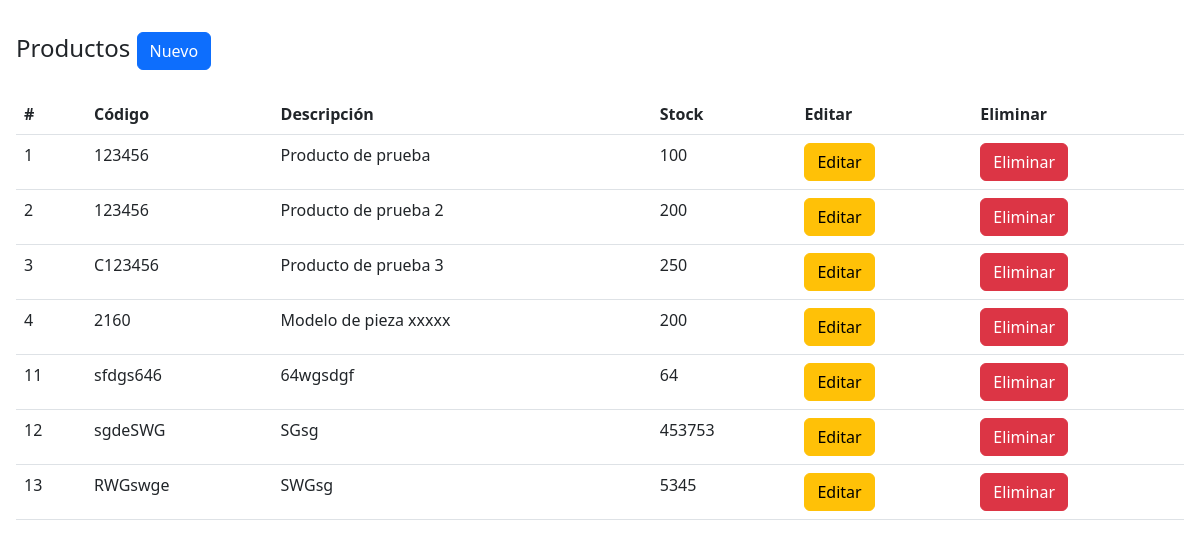
The page / on the database its author committed.
### tables this page shows
CREATE TABLE `productos` (
  `id` int(11) NOT NULL,
  `codigo` varchar(20) NOT NULL,
  `descripcion` tinytext NOT NULL,
  `inventariable` tinyint(4) NOT NULL,
  `stock` int(11) NOT NULL,
  `activo` tinyint(11) NOT NULL
);

### index.php (the view, shortened to what this page needs)
<?php
$db = new Database();
$con = $db->conectar();
$sql = "SELECT id, codigo, descripcion, stock FROM productos";
$comando = $con->prepare($sql);
$comando->execute();
$resultado = $comando->fetchAll();
?>
<!DOCTYPE HTML>
<html lang="en">
<head>
    <link href="https://cdn.jsdelivr.net/npm/bootstrap@5.3.0-alpha1/dist/css/bootstrap.min.css" rel="stylesheet">
</head>
<body class="py-3">
    <main class="cointeiner contenedor">
        <div class="p-3 rounded">
            <div class="row">
                <div class="col-12">
                    <h4> Productos
                        <a href="nuevo.php" class="btn btn-primary float-right">Nuevo</a>
                    </h4>
                </div>
            </div>
        <div class="row py-3">
            <div class="col">
                <table class="table table-border">
                    <thead>
                        <tr>
                            <th>#</th>
                            <th>Código</th>
                            <th>Descripción</th>
                            <th>Stock</th>
                            <th>Editar</th>
                            <th>Eliminar</th>
                        </tr>
                    </thead>
                    <tbody>
                        <?php
                            foreach ($resultado as $row) {
                        ?>
                            <tr>
                                <td><?php echo $row['id']; ?></td>
                                <td><?php echo $row['codigo']; ?></td>
                                <td><?php echo $row['descripcion']; ?></td>
                                <td><?php echo $row['stock']; ?></td>
                                <td><a href="editar.php?id=<?php echo $row['id']; ?>" class="btn btn-warning">Editar</a></td>
                                <td><a href="eliminar.php?id=<?php echo $row['id']; ?>" class="btn btn-danger">Eliminar</a></td>
                            </tr>
                        <?php } ?>
                    </tbody>
                </table>
            </div>
        </div>
        </div>
    </main>
</body>
</html>

### rows shown on the page
productos: id "1", codigo "123456", descripcion "Producto de prueba", stock "100"
productos: id "2", codigo "123456", descripcion "Producto de prueba 2", stock "200"
productos: id "3", codigo "C123456", descripcion "Producto de prueba 3", stock "250"
productos: id "4", codigo "2160", descripcion "Modelo de pieza xxxxx", stock "200"
productos: id "11", codigo "sfdgs646", descripcion "64wgsdgf", stock "64"
productos: id "12", codigo "sgdeSWG", descripcion "SGsg", stock "453753"
productos: id "13", codigo "RWGswge", descripcion "SWGsg", stock "5345"
